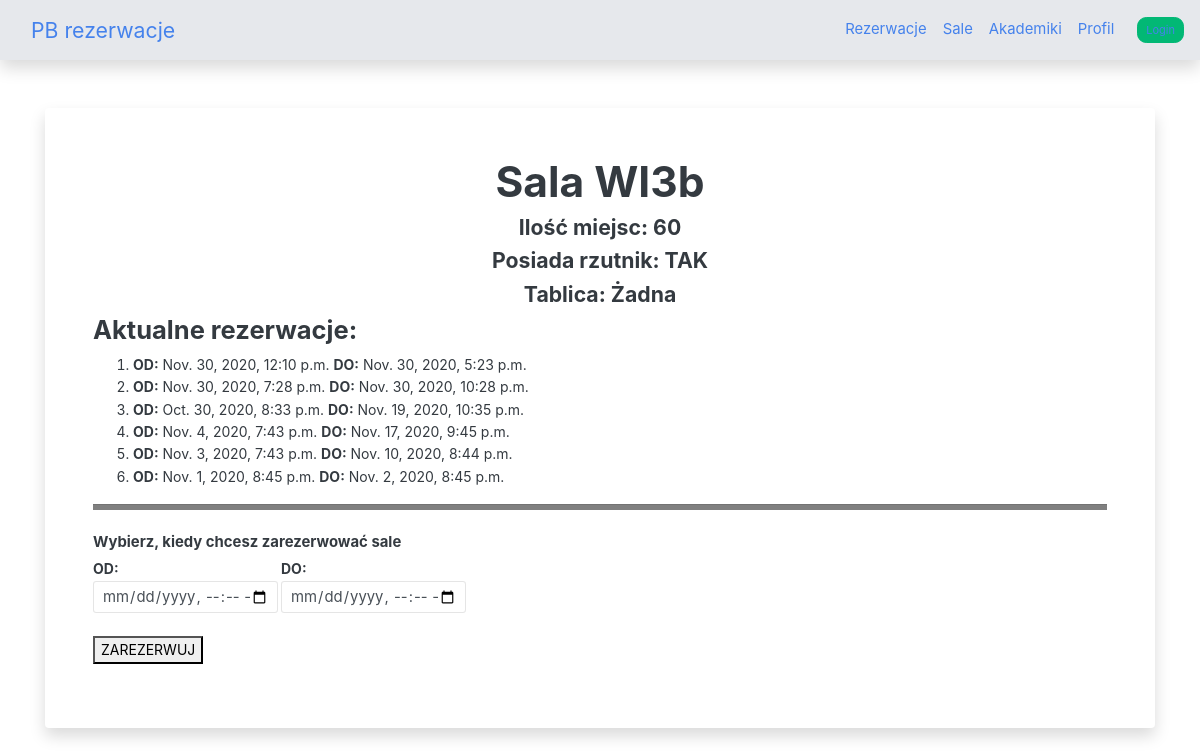
The app's page /plan/wydzial=1/room=4/ with its own data.
### reservations/models.py (models this page shows, shortened)
class Pomieszczenie(models.Model):
    type_of_classroom = (
        ("S", "Sala"),
        ("L", "Laboratorium"),
        ("P", "Pracownia"),
        ("A", "Aula wykladowa")
    )
    id_pomieszczenia = models.AutoField(primary_key=True)
    id_wydzialu = models.ForeignKey(Wydzial, on_delete=models.CASCADE)
    opis = models.TextField()
    rodzaj_pom = models.CharField(max_length=1, choices=type_of_classroom, default="S")
    class Meta:
        verbose_name_plural = "Pomieszczenia"

class Sala(Pomieszczenie):
    nr_sali = models.AutoField(primary_key=True)
    ilosc_miejsc = models.IntegerField()
    czy_rzutnik = models.BooleanField()
    jaka_tablica = models.TextField()
    class Meta:
        verbose_name_plural = "Sale"

class RezerwacjaSali(models.Model):
    status_labels = (
        ("Z", "Zaakceptowana"),
        ("O", "Odrzucona"),
        ("R", "W trakcie rozpatrywania")
    )
    id_rezerwacji_sali = models.AutoField(primary_key=True)
    id_pomieszczenia = models.ForeignKey(Pomieszczenie, on_delete=models.CASCADE)
    status = models.CharField(max_length=1, choices=status_labels, default="R")
    data_od = models.DateTimeField()
    data_do = models.DateTimeField()
    id_uzytkownika = models.ForeignKey(Uzytkownik,related_name="rezerwacje_sal", on_delete=models.CASCADE)
    data_wykonania_rezerwacji = models.DateTimeField(default=datetime.now())
    class Meta:
        verbose_name_plural = "Rezerwacje Sal"

### reservations/views.py (the view, shortened to what this page needs)
# urls.py: path('plan/wydzial=<int:wydzial_id>/room=<int:room_id>/', Room_reservations.as_view(), name="sala"),
class Room_reservations(View):
    def get(self, request, wydzial_id, room_id):
        selected_classroom = Pomieszczenie.objects.get(id_wydzialu=wydzial_id, id_pomieszczenia=room_id)
        type_of_room = selected_classroom.rodzaj_pom
        no_seats = 0
        nr_pom = selected_classroom.id_pomieszczenia
        czy_rzutnik = False
        room_reservations_list = RezerwacjaSali.objects.filter(id_pomieszczenia=room_id)
        aux_descrp = ""
        if type_of_room == "L":
            selected_classroom = Laboratorium.objects.get(id_wydzialu=wydzial_id, id_pomieszczenia=room_id)
            no_seats = selected_classroom.ilosc_miejsc
            czy_rzutnik = selected_classroom.czy_rzutnik
            aux_descrp = selected_classroom.osprzet
        elif type_of_room == "S" or type_of_room == "A":
            selected_classroom = Sala.objects.get(id_wydzialu=wydzial_id, id_pomieszczenia=room_id)
            no_seats = selected_classroom.ilosc_miejsc
            czy_rzutnik = selected_classroom.czy_rzutnik
            aux_descrp = selected_classroom.jaka_tablica
        elif type_of_room == "P":
            selected_classroom = PracowaniaSpecjalistyczna.objects.get(id_wydzialu=wydzial_id, id_pomieszczenia=room_id)
            no_seats = selected_classroom.ilosc_miejsc
            czy_rzutnik = selected_classroom.czy_rzutnik
            aux_descrp = selected_classroom.osprzet
        context = {
            "wydzial_id": wydzial_id,
            "type_of_room": type_of_room,
            "selected_classroom": selected_classroom,
            "nr_pom": nr_pom,
            "no_seats": no_seats,
            "czy_rzutnik": czy_rzutnik,
            "aux_descrp": aux_descrp,
            "lista_rezerwacji": room_reservations_list
        }
        return render(request, 'reservations/selected_classroom.html', context)

### reservations/templates/reservations/selected_classroom.html (shortened to what this page needs)
{% extends "generic_site.html" %}
{% block contents %}
    <div align="center">
        <h1>Sala {{ selected_classroom.opis }}</h1>
        <h5>Ilość miejsc: {{ no_seats }}</h5>
        <h5>Posiada rzutnik:
            {% if czy_rzutnik %}
                TAK
            {% else %}
                NIE
            {% endif %}
        </h5>
            {% if ype_of_room == "S" or type_of_room == "A"  %}
                <h5>Tablica: {{ aux_descrp }}</h5>
            {% else %}
                <h5>Osprzet: {{ aux_descrp }}</h5>
            {% endif %}
    </div>
    <h4>Aktualne rezerwacje:</h4>
<ol>
    {% for res in lista_rezerwacji %}
    <li>
        <strong>OD:</strong> {{ res.data_od }} <strong>DO:</strong> {{ res.data_do }}
    </li>
    {% endfor %}
</ol>
<hr style="height: 5px; background: gray;">
<form method="POST" role="form">
    <div class="form-group">
      <label class="col-form-label col-form-label-sm" style="font-weight: bold; float: left;">
          Wybierz, kiedy chcesz zarezerwować sale
      </label>
      <div style="float: left; clear: both;">
        <strong>OD:</strong>
        <input class="form-control form-control-sm" type="datetime-local" style="width: 185px" name="data_od">
      </div>
      <div style="float: left; margin-left: 3px;">
        <strong>DO:</strong>
        <input class="form-control form-control-sm" type="datetime-local" style="width: 185px" name="data_do">
      </div>
        <div type="submit" id="add-btn" style="clear: both;">
            <br><button>ZAREZERWUJ</button>
        </div>
    </div>
</form>
{% endblock %}

### templates/generic_site.html (style rules this page uses)
html { background: url('https://source.unsplash.com/twukN12EN7c/1920x1080') no-repeat center center fixed; -webkit-background-size: cover; -moz-background-size: cover; -o-background-size: cover; background-size: cover; }
body { background: url('https://source.unsplash.com/twukN12EN7c/1920x1080') no-repeat center center fixed; background-size: auto; -family: -apple-system, BlinkMacSystemFont, 'Segoe WPC', 'Segoe UI', 'Ubuntu', 'Droid Sans', sans-serif; font-size: 14px; line-height: 1.6; -webkit-background-size: cover; -moz-background-size: cover; -o-background-size: cover; background-size: cover; }

### records on screen
Pomieszczenie: opis "WI3b"
Sala: jaka_tablica "Żadna"
RezerwacjaSali: data_od "Nov. 30, 2020, 12:10 p.m.", data_do "Nov. 30, 2020, 5:23 p.m."
RezerwacjaSali: data_od "Nov. 30, 2020, 7:28 p.m.", data_do "Nov. 30, 2020, 10:28 p.m."
RezerwacjaSali: data_od "Oct. 30, 2020, 8:33 p.m.", data_do "Nov. 19, 2020, 10:35 p.m."
RezerwacjaSali: data_od "Nov. 4, 2020, 7:43 p.m.", data_do "Nov. 17, 2020, 9:45 p.m."
RezerwacjaSali: data_od "Nov. 3, 2020, 7:43 p.m.", data_do "Nov. 10, 2020, 8:44 p.m."
RezerwacjaSali: data_od "Nov. 1, 2020, 8:45 p.m.", data_do "Nov. 2, 2020, 8:45 p.m."

### other values on screen
{{ title|default:"PB rezerwacje" }} "PB rezerwacje"
{{ no_seats }} "60"
